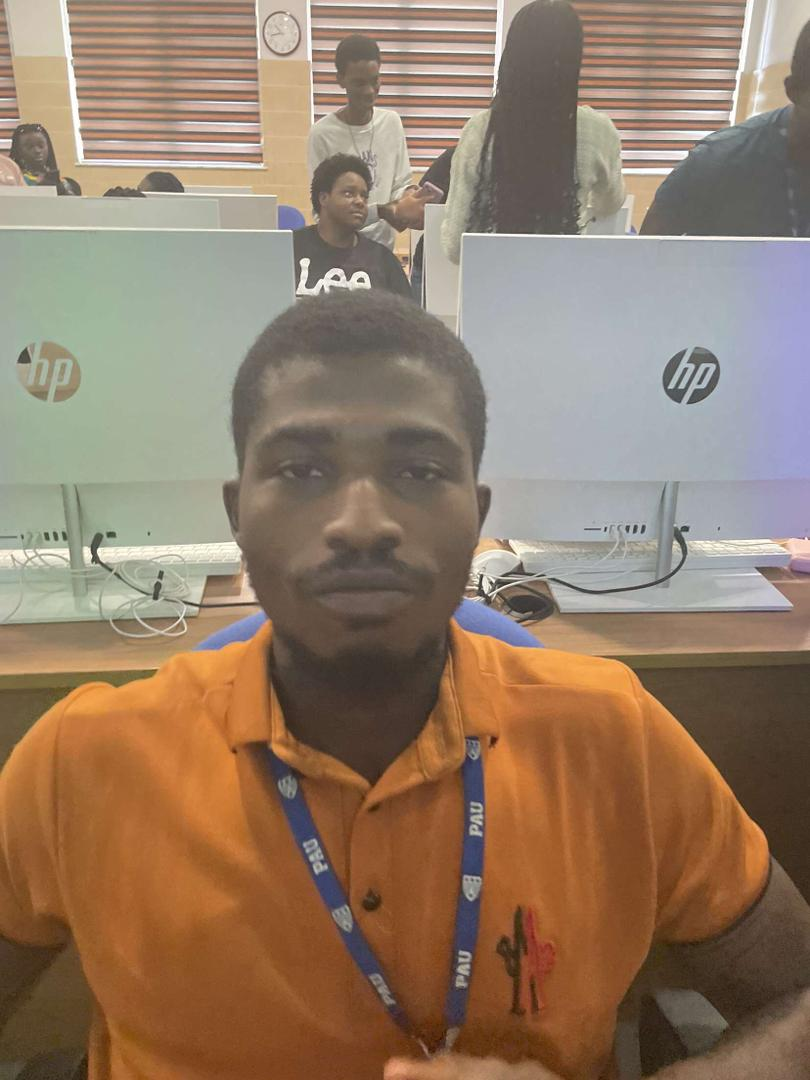
#> input picture week3/img/george.jpg, 810 x 1080 px
$ python practice_7.py
#> lines starting #> are read from the running program, lines starting #| are printed output that depends on the picture
import cv2 as cv

# Load the image
img = cv.imread('img/george.jpg', 0)
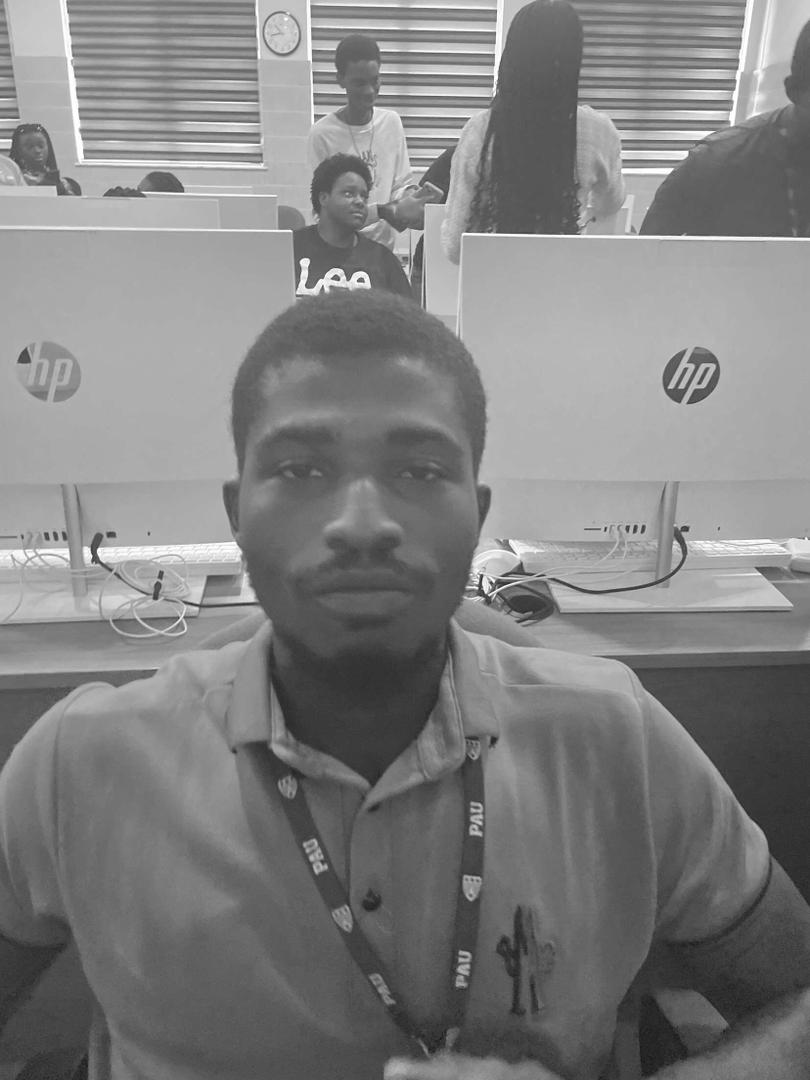
#> img: shape (1080, 810); min 25, max 255, mean 129

cv.imshow('Original Image', img)
cv.waitKey(0)

# Gaussian Blur
gaussian = cv.GaussianBlur(img, (7, 7), 0)
cv.imshow('Gaussian Blur', gaussian)
cv.waitKey(0)

# Median Blur
median = cv.medianBlur(img, 5)
cv.imshow('Median Blur', median)
cv.waitKey(0)

# Bilateral Blur
bilateral = cv.bilateralFilter(img, 9, 75, 75)
cv.imshow('Bilateral Blur', bilateral)
cv.waitKey(0)
cv.destroyAllWindows()

$ run again, with week3/img/anderson.jpg copied over week3/img/george.jpg
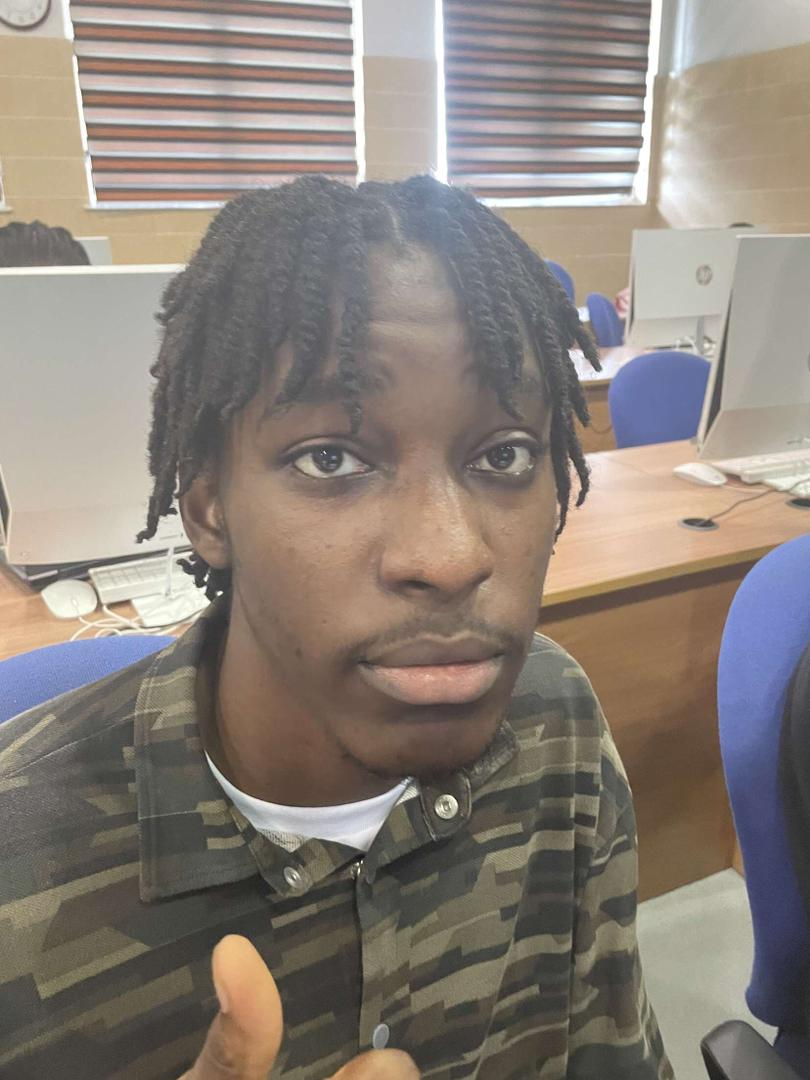
#> input picture week3/img/anderson.jpg, 810 x 1080 px
#> `img = cv.imread('img/george.jpg', 0)`:
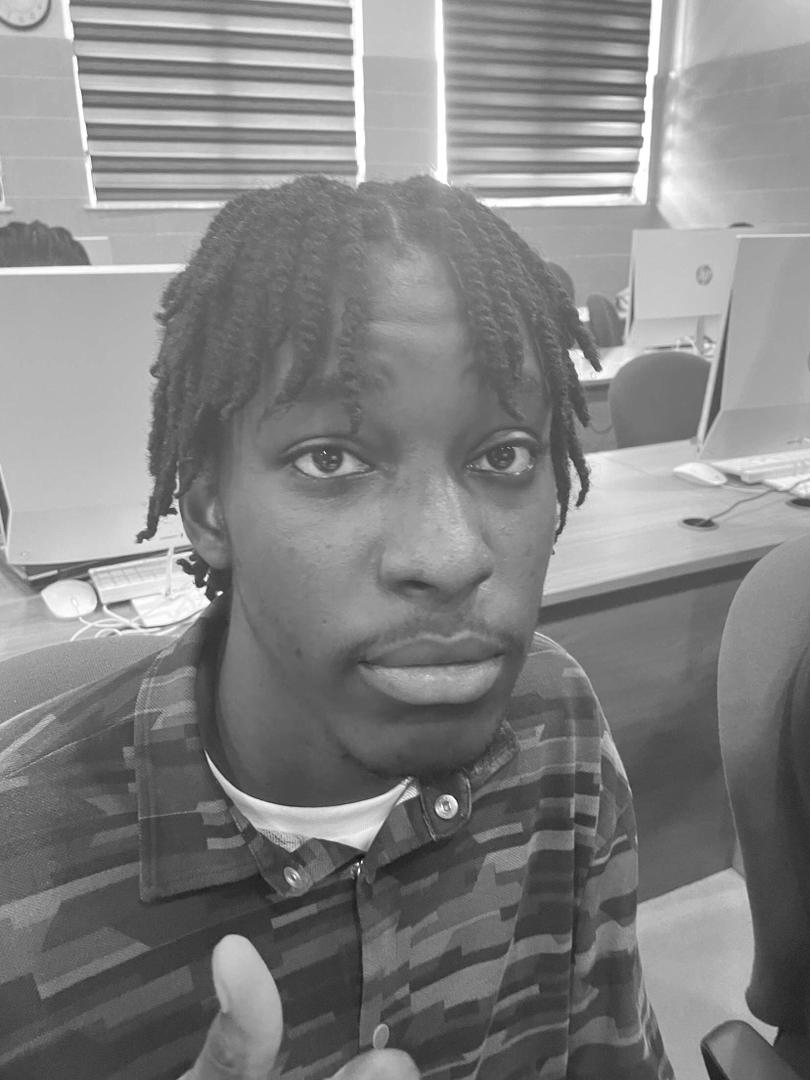
#> img: shape (1080, 810); min 9, max 255, mean 130.5

$ run again, with week3/img/chimaje.jpg copied over week3/img/george.jpg
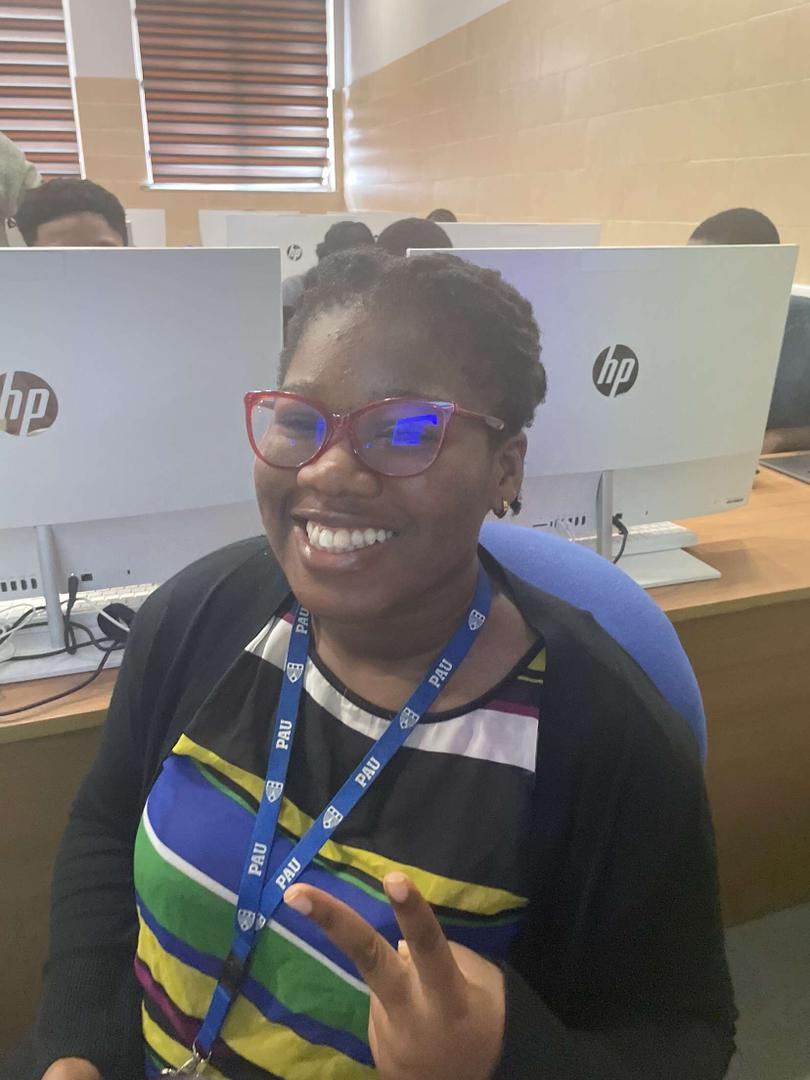
#> input picture week3/img/chimaje.jpg, 810 x 1080 px
#> `img = cv.imread('img/george.jpg', 0)`:
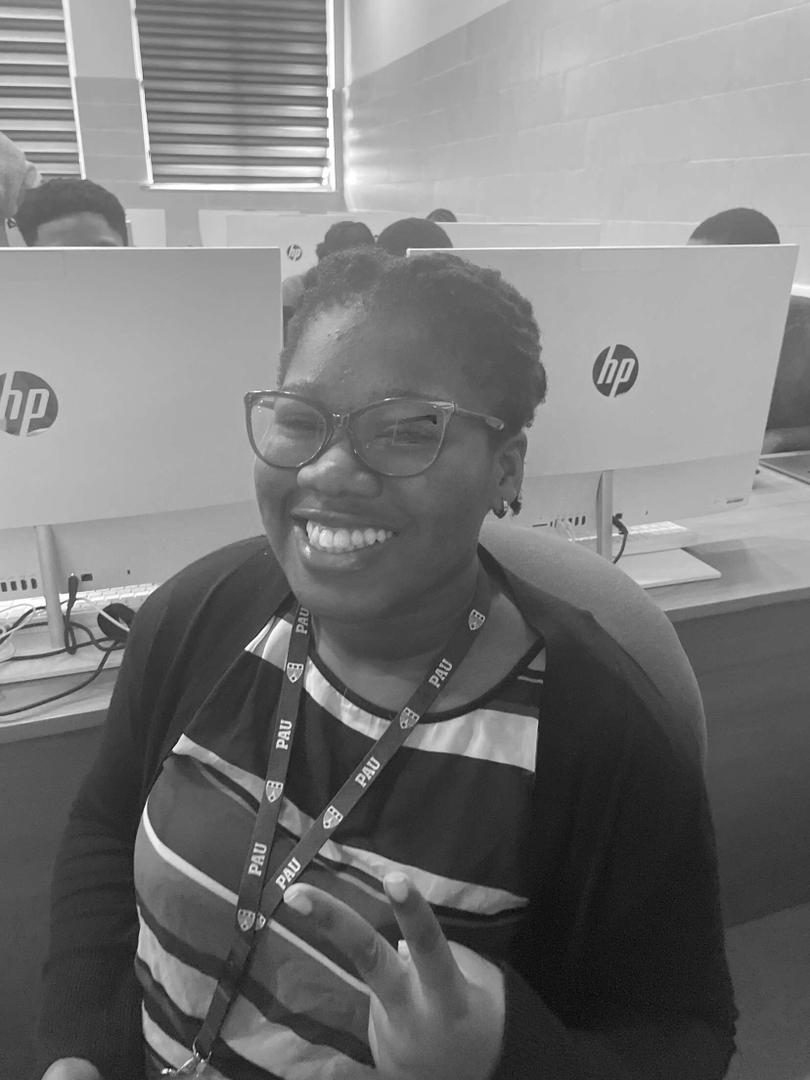
#> img: shape (1080, 810); min 9, max 255, mean 120

$ run again, with week3/img/desmond.jpg copied over week3/img/george.jpg
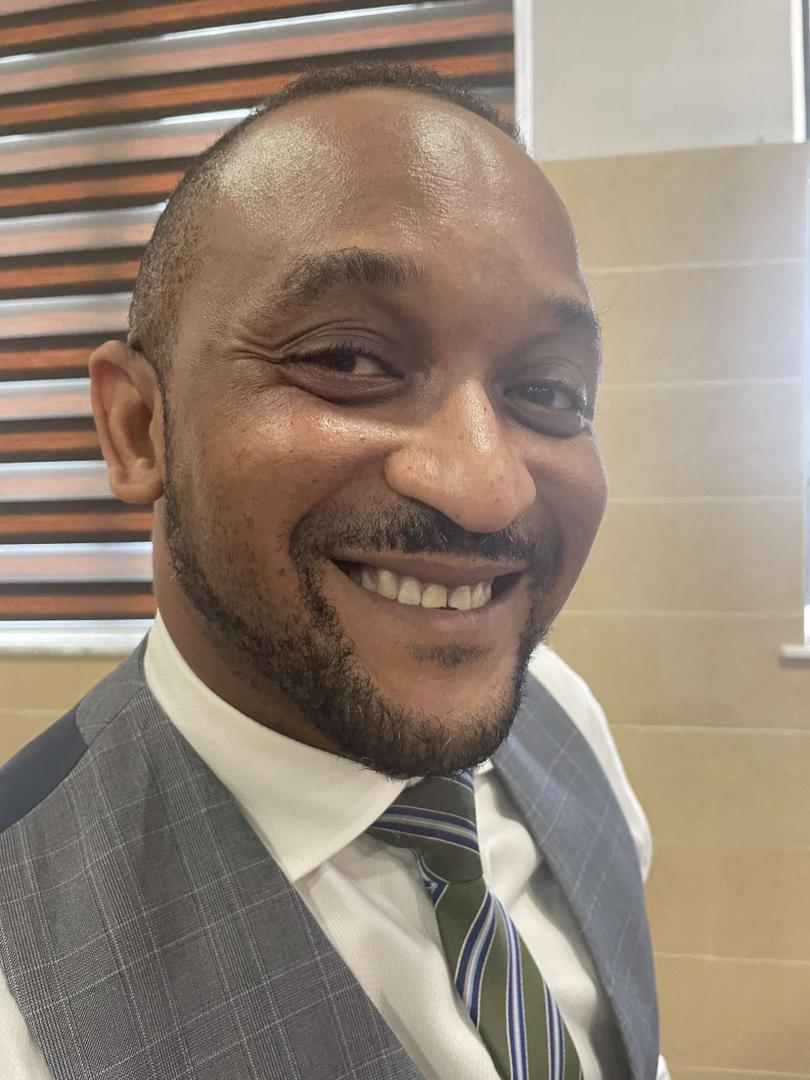
#> input picture week3/img/desmond.jpg, 810 x 1080 px
#> `img = cv.imread('img/george.jpg', 0)`:
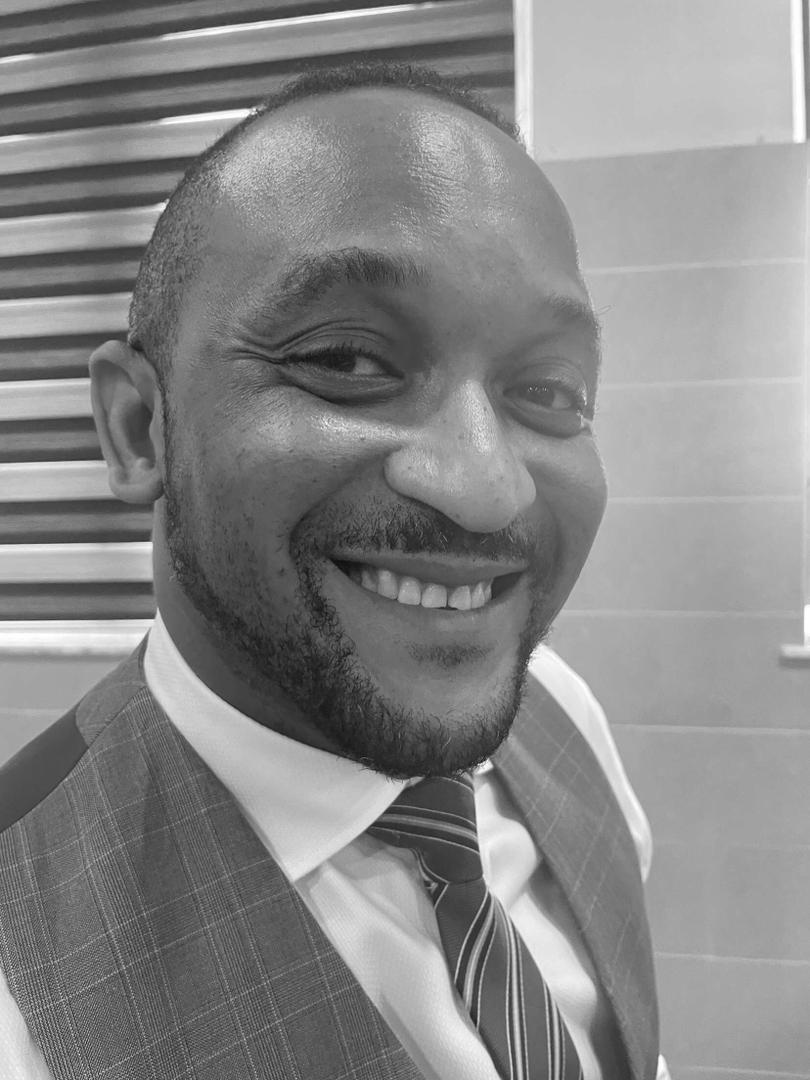
#> img: shape (1080, 810); min 14, max 255, mean 135.2
